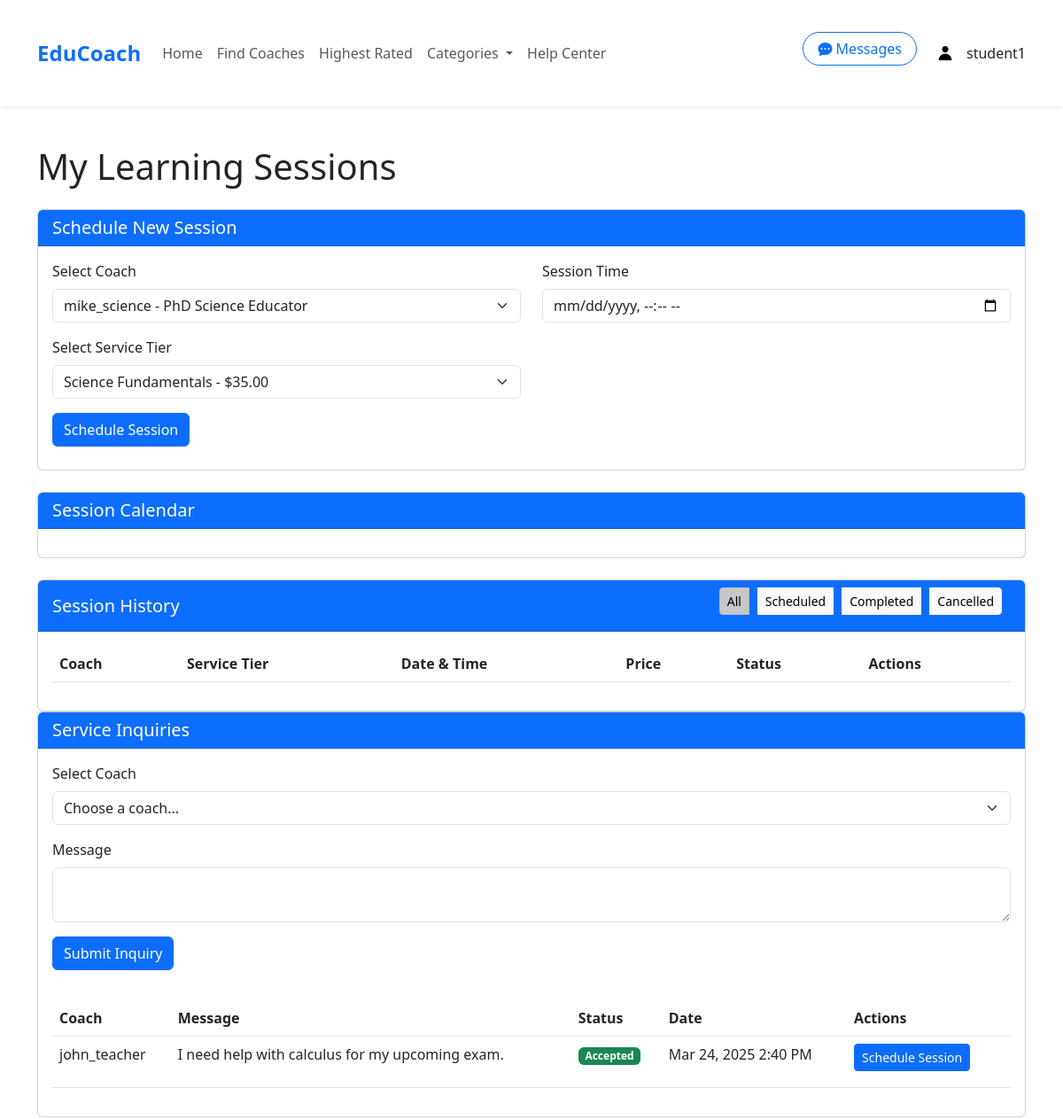
Before: /pages/session.php?coach_id=3&tier_id=7 (signed in, upper part) with the older database file.
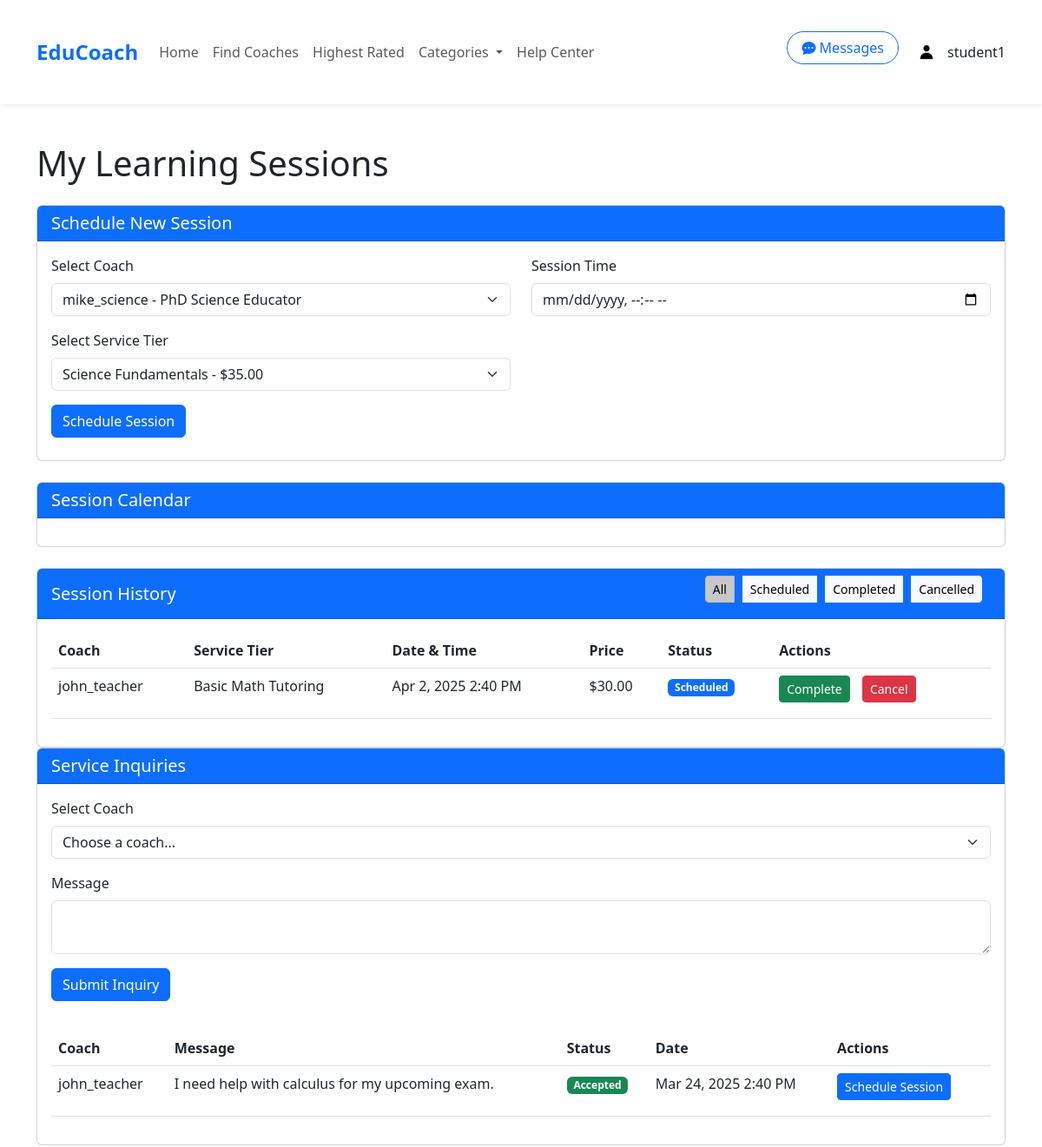
After: the same page with the newer database file.
### tables this page shows
CREATE TABLE serviceinquiries (
    inquiry_id INT PRIMARY KEY AUTO_INCREMENT,
    user_id INT,
    coach_id INT,
    tier_id INT,
    status ENUM('pending', 'accepted', 'rejected', 'completed') DEFAULT 'pending',
    message TEXT,
    created_at TIMESTAMP DEFAULT CURRENT_TIMESTAMP,
    FOREIGN KEY (user_id) REFERENCES Users(user_id) ON DELETE CASCADE,
    FOREIGN KEY (coach_id) REFERENCES Coaches(coach_id) ON DELETE CASCADE,
    FOREIGN KEY (tier_id) REFERENCES ServiceTiers(tier_id) ON DELETE SET NULL
);

CREATE TABLE Users (
    user_id INT PRIMARY KEY AUTO_INCREMENT,
    username VARCHAR(50) NOT NULL,
    email VARCHAR(100) NOT NULL UNIQUE,
    password_hash VARCHAR(255) NOT NULL,
    user_type ENUM('regular', 'business', 'admin') DEFAULT 'regular',
    profile_image VARCHAR(255),
    bio TEXT,
    created_at TIMESTAMP DEFAULT CURRENT_TIMESTAMP,
    is_banned BOOLEAN DEFAULT FALSE,
    reset_token VARCHAR(64) DEFAULT NULL,
    reset_expires DATETIME DEFAULT NULL,
    last_login DATETIME DEFAULT NULL
);

CREATE TABLE sessions (
    session_id INT PRIMARY KEY AUTO_INCREMENT,
    inquiry_id INT,
    learner_id INT,
    coach_id INT,
    tier_id INT,
    scheduled_time DATETIME,
    duration INT,  
    status ENUM('scheduled', 'completed', 'cancelled'),
    FOREIGN KEY (inquiry_id) REFERENCES serviceinquiries(inquiry_id) ON DELETE SET NULL,
    FOREIGN KEY (learner_id) REFERENCES Users(user_id) ON DELETE CASCADE,
    FOREIGN KEY (coach_id) REFERENCES Coaches(coach_id) ON DELETE CASCADE,
    FOREIGN KEY (tier_id) REFERENCES ServiceTiers(tier_id) ON DELETE SET NULL
);

CREATE TABLE ServiceTiers (
    tier_id INT PRIMARY KEY AUTO_INCREMENT,
    coach_id INT,
    name VARCHAR(50) NOT NULL,
    description TEXT,
    price DECIMAL(8,2) NOT NULL,
    FOREIGN KEY (coach_id) REFERENCES Coaches(coach_id) ON DELETE CASCADE
);

### pages/session.php (the view, shortened to what the changed rows need)
<?php
require_once __DIR__ . '/../includes/db_connection.php';
$user_id = $_SESSION['user_id'];
$stmt = $pdo->prepare("SELECT user_type FROM Users WHERE user_id = ?");
$stmt->execute([$user_id]);
$user = $stmt->fetch();
$is_coach = ($user['user_type'] === 'business');
$query = $is_coach
    ? "SELECT s.*, u.username as learner_name, st.name as tier_name, st.price
       FROM sessions s
       JOIN Users u ON s.learner_id = u.user_id
       JOIN ServiceTiers st ON s.tier_id = st.tier_id
       WHERE s.coach_id = ?"
    : "SELECT s.*, u.username as coach_name, st.name as tier_name, st.price
       FROM sessions s
       JOIN Coaches c ON s.coach_id = c.coach_id
       JOIN Users u ON c.user_id = u.user_id
       JOIN ServiceTiers st ON s.tier_id = st.tier_id
       WHERE s.learner_id = ?";
$stmt = $pdo->prepare($query);
$stmt->execute([$user_id]);
$sessions = $stmt->fetchAll();
try {
    if ($is_coach) {
        $stmt = $pdo->prepare("
            SELECT i.*, u.username
            FROM ServiceInquiries i
            JOIN Users u ON i.user_id = u.user_id
            WHERE i.coach_id = (
                SELECT coach_id FROM Coaches WHERE user_id = ?
            )
            ORDER BY i.created_at DESC
        ");
        $stmt->execute([$user_id]);
    } else {
        $stmt = $pdo->prepare("
            SELECT i.*, u.username
            FROM ServiceInquiries i
            JOIN Coaches c ON i.coach_id = c.coach_id
            JOIN Users u ON c.user_id = u.user_id
            WHERE i.user_id = ?
            ORDER BY i.created_at DESC
        ");
        $stmt->execute([$user_id]);
    }
    $inquiries = $stmt->fetchAll();
} catch (PDOException $e) {
    error_log('Error fetching inquiries: ' . $e->getMessage());
    $inquiries = [];
}
include __DIR__ . '/../includes/header.php';
?>
<link href='https://cdn.jsdelivr.net/npm/fullcalendar@5.11.3/main.min.css' rel='stylesheet' />
<div class="container mt-4">
    <h1 class="mb-4"><?= $is_coach ? 'My Teaching Sessions' : 'My Learning Sessions' ?></h1>
    <div class="card">
        <div class="card-body">
            <div class="table-responsive">
                <table class="table table-hover">
                    <thead>
                        <tr>
                            <th><?= $is_coach ? 'Learner' : 'Coach' ?></th>
                            <th>Service Tier</th>
                            <th>Date & Time</th>
                            <th>Price</th>
                            <th>Status</th>
                            <th>Actions</th>
                        </tr>
                    </thead>
                    <tbody>
                        <?php foreach ($sessions as $session): ?>
                        <tr data-status="<?= strtolower($session['status']) ?>">
                            <td><?= htmlspecialchars($is_coach ? $session['learner_name'] : $session['coach_name']) ?></td>
                            <td><?= htmlspecialchars($session['tier_name']) ?></td>
                            <td><?= date('M j, Y g:i A', strtotime($session['scheduled_time'])) ?></td>
                            <td>$<?= number_format($session['price'], 2) ?></td>
                            <td>
                                <span class="badge bg-<?=
                                    $session['status'] === 'completed' ? 'success' :
                                    ($session['status'] === 'cancelled' ? 'danger' : 'primary')
                                ?>">
                                    <?= ucfirst($session['status']) ?>
                                </span>
                            </td>
                            <td>
                                <?php if (strtolower($session['status']) === 'scheduled'): ?>
                                <button class="btn btn-sm btn-success complete-session" data-session-id="<?= $session['session_id'] ?>">
                                    Complete
                                </button>
                                <button class="btn btn-sm btn-danger cancel-session" data-session-id="<?= $session['session_id'] ?>">
                                    Cancel
                                </button>
                                <?php endif; ?>
                            </td>
                        </tr>
                        <?php endforeach; ?>
                    </tbody>
                </table>
            </div>
        </div>
    </div>
    <div class="card mb-4">
        <div class="card-body">
            <div class="table-responsive mt-4">
                <table class="table table-hover">
                    <thead>
                        <tr>
                            <th><?= $is_coach ? 'Learner' : 'Coach' ?></th>
                            <th>Message</th>
                            <th>Status</th>
                            <th>Date</th>
                            <th>Actions</th>
                        </tr>
                    </thead>
                    <tbody>
                        <?php foreach ($inquiries as $inquiry): ?>
                        <tr>
                            <td><?= htmlspecialchars($inquiry['username']) ?></td>
                            <td><?= htmlspecialchars($inquiry['message']) ?></td>
                            <td>
                                <span class="badge bg-<?=
                                    $inquiry['status'] === 'pending' ? 'warning' :
                                    ($inquiry['status'] === 'accepted' ? 'success' :
                                    ($inquiry['status'] === 'rejected' ? 'danger' : 'primary'))
                                ?>">
                                    <?= ucfirst($inquiry['status']) ?>
                                </span>
                            </td>
                            <td><?= date('M j, Y g:i A', strtotime($inquiry['created_at'])) ?></td>
                            <td>
                                <?php if ($inquiry['status'] === 'accepted' && !$is_coach): ?>
                                <button class="btn btn-sm btn-primary convert-inquiry"
                                        data-inquiry-id="<?= $inquiry['inquiry_id'] ?>">
                                    Schedule Session
                                </button>
                                <?php endif; ?>
                            </td>
                        </tr>
                        <?php endforeach; ?>
                    </tbody>
                </table>
            </div>
        </div>
    </div>
</div>
<link href="https://cdn.jsdelivr.net/npm/bootstrap-icons@1.7.2/font/bootstrap-icons.css" rel="stylesheet">
<?php include __DIR__ . '/../includes/footer.php'; ?>

Changed rows visible on the page:
added sessions: coach_name "john_teacher", tier.name "Basic Math Tutoring", scheduled_time "Apr 2, 2025 2:40 PM", tier.price "30.00", status "Scheduled"
